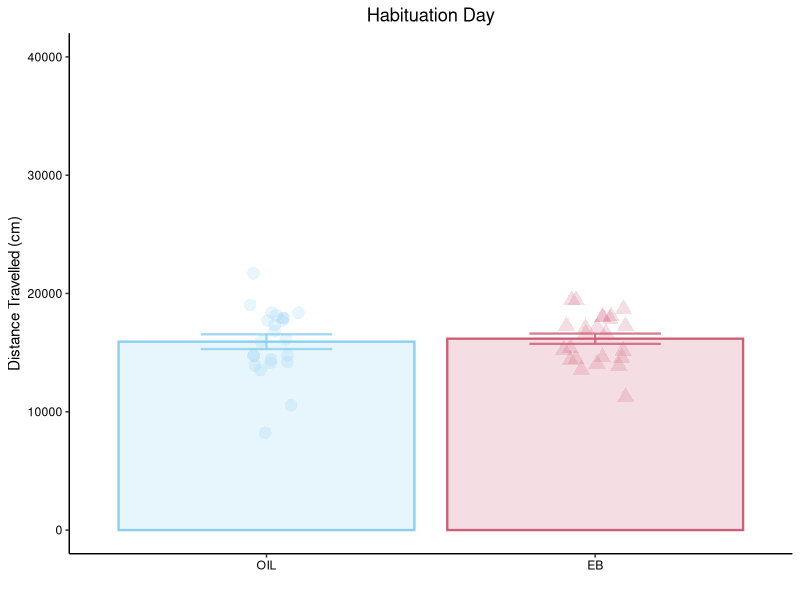
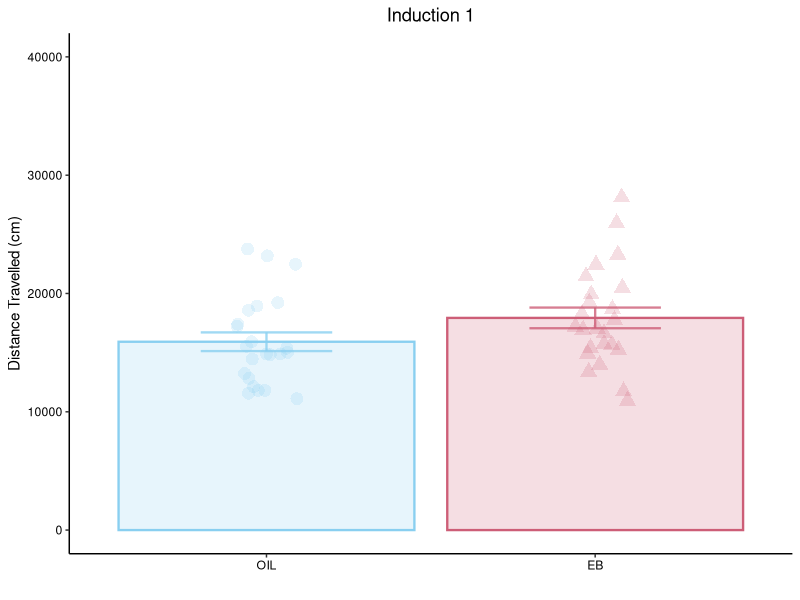
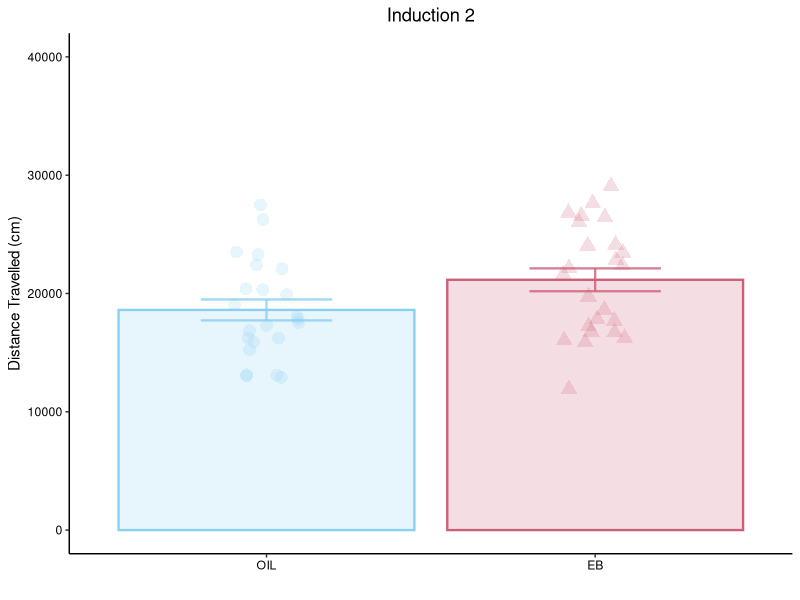
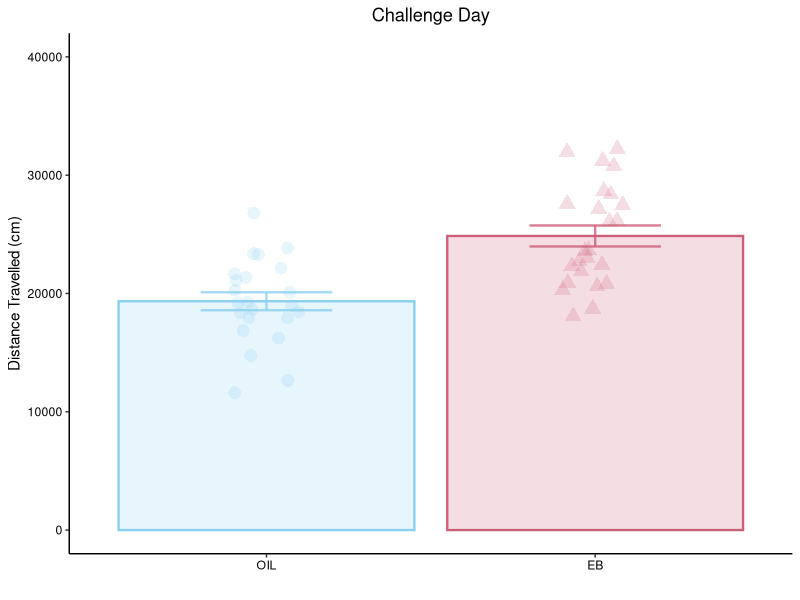
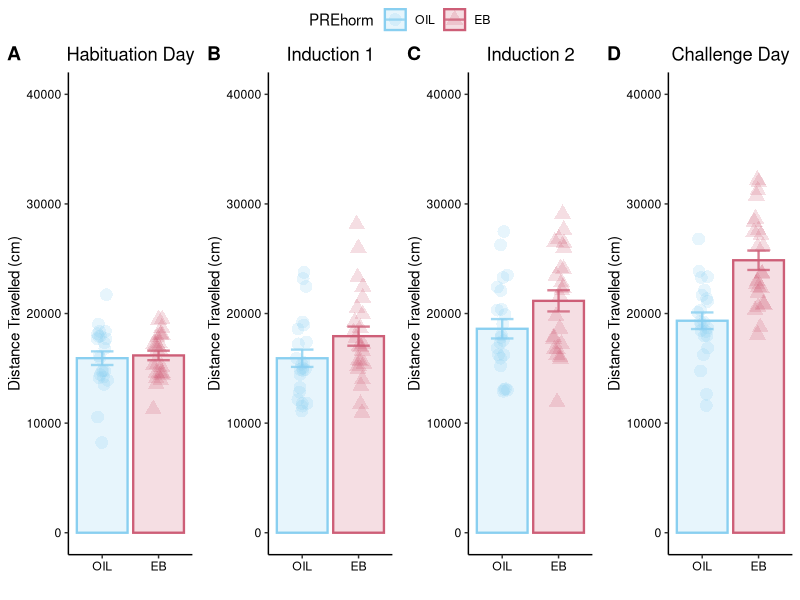
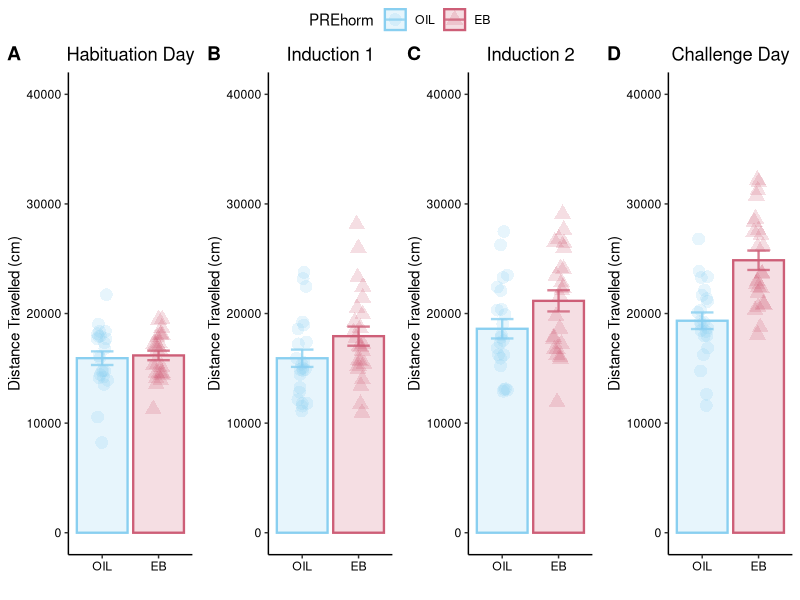

These figures' R source, in order: (Note: this script raises an error after producing the figures.)
## ---- chunk 1
my_awesome_function <- function(Input){
  a <- Input
  b <- a / 10
  print(b)
}
## ---- chunk 2
my_value <- 100 
my_awesome_function(my_value) # Pass "my_value" to my_awesome_function
## ---- chunk 3
library(reshape2) # Load packages
library(tidyverse)
library(ggpubr)

data <- read_csv("EB_Rats_Nicotine_Sensitization.csv") # get data

data$PREhorm = factor(data$PREhorm, # Factorize between subjects variable.
                      levels=c(0,1),
                      labels=c("OIL","EB"))
## ---- chunk 4
a <- data %>% # take "data" AND THEN
  select(c("ID","PREhorm")) # select columns of interest

Hab <- a # assign "a" to a new df named "Hab"
Hab$distance <- data$Hab # attach a column named "distance", containing Hab values from data df. 
IND_1 <- a # Repeat for the other 3 days of testing 
IND_1$distance <- data$IND_1 
IND_2 <- a
IND_2$distance <- data$IND_2 
CHAL <- a
CHAL$distance <- data$CHAL 
rm(a) # Remove the dummy variable a to maintain a clean working environment. 
## ---- chunk 5
bar_graph_function <- function(Input,Input_2,title){
  
n <- Input %>% # take the first input AND THEN
  group_by(PREhorm) %>% # group by btw-sub variable
  summarise(n=n()) # count # of individuals (n)

means <- Input %>% # take the first input AND THEN
  group_by(PREhorm) %>% # group by btw-sub variable
  summarise(mean=mean(distance)) # calculate mean distance

sd <- Input %>% # take the first input AND THEN
  group_by(PREhorm) %>% # group by btw-sub variable
  summarise(mean=sd(distance))  # calculate standard deviation

se <- sd[-1] # remove ID column for next step :)
se <- se / sqrt(n$n-1) # Calculate standard error

m_means <- melt(means) # switch to long form
m_se <- melt(se) # switch to long form
m_means$se <- m_se$value # Attach se column to "m_means" df

a <- ggplot(m_means, aes(x=PREhorm,y=value,colour=PREhorm, shape=PREhorm, fill=PREhorm))+
    geom_bar(stat="identity", alpha=0.2,size=0.8)+
    geom_errorbar(aes(x=PREhorm,ymin=value-se,ymax=value+se), width=0.4, size=0.8, alpha=0.8)+
    scale_colour_manual(values=c("#89CFF0","#CD5E77"))+
    scale_fill_manual(values=c("#89CFF0","#CD5E77"))+
    theme_classic()+
    theme(legend.position = "none")+ # remove useless legend
    theme(plot.title = element_text(hjust=0.5))+
    theme(axis.text.x = element_text(colour="black"))+
    theme(axis.text.y = element_text(colour = "black"))+
    theme(axis.title.x = element_text(colour= "black"))+
    theme(axis.title.y = element_text(colour = "black"))+
    labs(x="",
         y="Distance Travelled (cm)",
         title=title)+
    ylim(0,40000)

b <- a +
  geom_jitter(data=data, aes(x=PREhorm,y=Input_2), size=4,alpha=0.2, width=0.1)

return(b)
}
## ---- chunk 6
A <- bar_graph_function(Hab,data$Hab,"Habituation Day")
B <- bar_graph_function(IND_1, data$IND_1, "Induction 1")
C <- bar_graph_function(IND_2, data$IND_2, "Induction 2")
D <- bar_graph_function(CHAL, data$CHAL, "Challenge Day")

# Check out the 4 graphs
A 
B
C
D
## ---- chunk 7
EB_panel <- ggarrange(A,B,C,D,
          ncol=4,nrow=1,
          labels = c("A","B","C","D"),
          common.legend = TRUE)

EB_panel
## ---- chunk 8
ggsave("EB_panel.png",EB_panel,height=4,width=9,dpi=300)

knitr::include_graphics("EB_panel.png")
